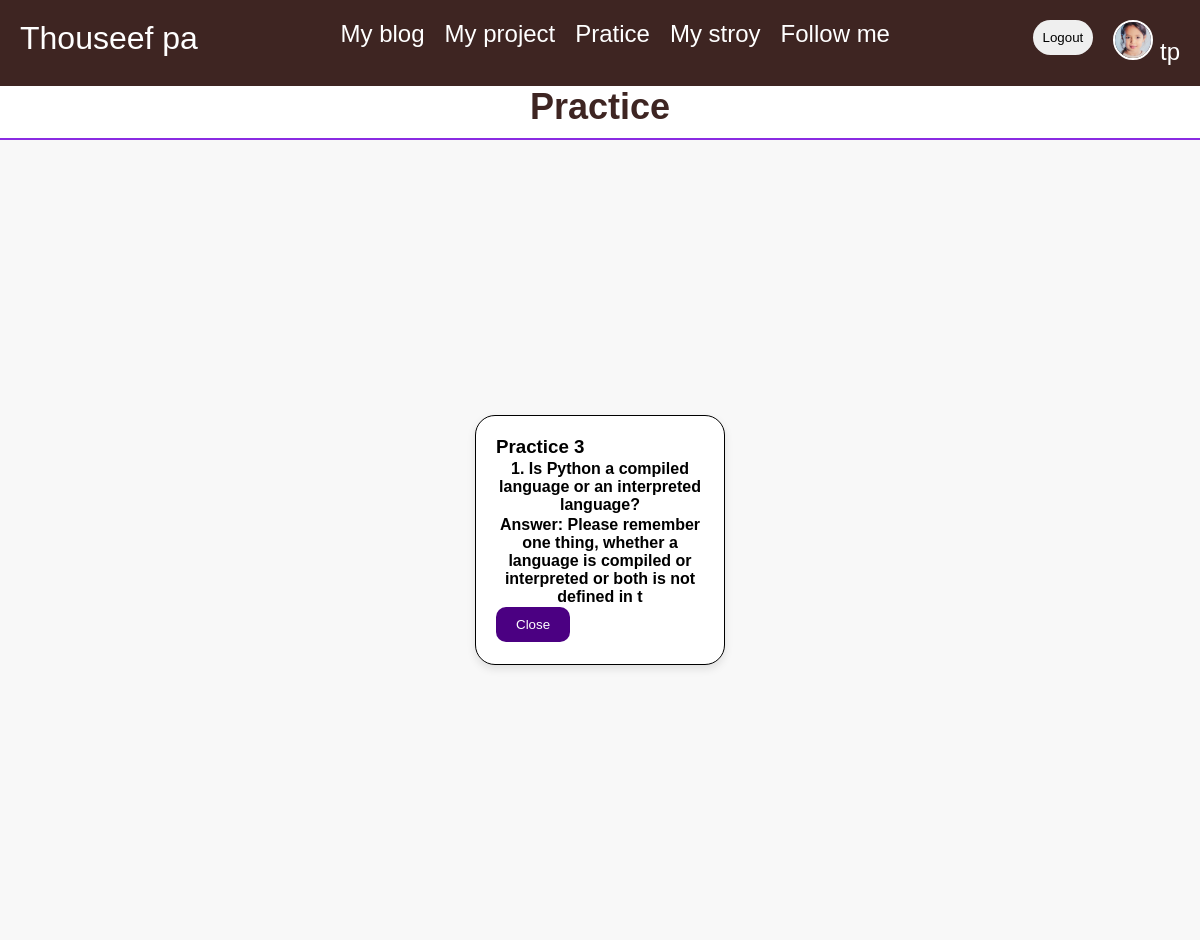
/answer/3/ (signed in), run on the app's committed database.
### app/models.py (models this page shows, shortened)
class praticeModel(models.Model):
    question=models.CharField(max_length=100)
    answer=models.CharField(max_length=100)

### app/views.py (the view)
# urls.py: path('answer',views.answer,name='answer'),
def answer(request, pk):
    ps = praticeModel.objects.get(pk=pk)
    return render(request, 'answer.html', {'ps': ps})

### app/templates/answer.html
{% extends 'base.html' %}
{% load static %}
{% block content %}
  <header class="heading">
      <h1>Practice</h1>
  </header>
  <div class="practice-card">
      <div class="box">
          <h3>Practice {{ ps.id }}</h3>
          <h4>{{ ps.question }}</h4>
          <p><strong>Answer: {{ ps.answer }}</strong></p>
          <div class="btn-practice">
              <a href="{% url 'pratice' %}">
                  <button type="button">Close</button>
              </a>
          </div>
      </div>
  </div>
{% endblock %}

### app/templates/nav.html (shortened to what this page needs)
{% load static %}
<header>
    <nav>
        <div class="logo">
            <a href="{% url 'index' %}">
            Thouseef pa
            </a>
        </div>
        <div class="menu">
            <ul>
                <li><a href="{% url 'myblog' %}">My blog</a></li>
                <li><a href="">My project</a></li>
                <li><a href="{% url 'pratice' %}">Pratice</a></li>
                <li><a href="">My stroy</a></li>
                <li><a href="socialmdeia.html">Follow me</a></li>
            </ul>
        </div>
        <div class="auth">
            <div class="btn">
                {% if user.is_authenticated %}
                <a href="{% url 'logout' %}">
                    <button type="submit">Logout</button>
                </a>
                {% endif %}
            </div>
            <div class="profile">
                <a href="{% url 'dashboard' %}">
                    {% if user.is_authenticated %}
                    <img src="{% static 'img/girl-1871104_1280 (1).jpg' %}"" alt="pro">
                    {{ user.username }}
                    {% endif %}
                </a>
            </div>
        </div>
    </nav>
</header>

### app/static/style.css (style rules this page uses)
* { margin:0; padding: 0; box-sizing: border-box; }
body { background: #fff; width: 100%; height: 100vh; text-decoration: none; }
header { font-size: 24px; }
nav { display: flex; justify-content: space-between; background: #3e2522; padding: 10px; cursor: pointer; }
.logo { font-size: 32px; padding: 10px; transition: 0.2s; color: #fff2df; }
nav ul { display: flex; justify-content: space-between; }
nav li { list-style: none; padding: 10px; }
nav a { text-decoration: none; color: #fff; transition: 0.2s; }
.auth { display: flex; }
.btn button { margin: 10px; max-width: 100px; padding: 10px; border-radius: 20px; outline: none; border: none; }
.profile { padding: 10px; }
.profile img { width: 40px; height: 40px; object-fit: cover; border-radius: 50%; border: 2px solid #fff; }
* { margin: 0; padding: 0; box-sizing: border-box; }
body { background: #fff; width: 100%; min-height: 100vh; font-family: sans-serif; }
.heading h1 { font-size: 36px; color: #3e2522; border-bottom: 2px solid blueviolet; padding-bottom: 10px; text-align: center; font-weight: 600; }
.practice-card { display: flex; justify-content: center; align-items: center; flex-wrap: wrap; width: 100%; min-height: 100vh; gap: 20px; padding: 20px; background-color: #f8f8f8; }
.box { width: 250px; height: 250px; border: 1px solid black; border-radius: 20px; text-align: center; padding: 20px; background-color: #fff; box-shadow: 0 4px 8px rgba(0, 0, 0, 0.1); display: flex; flex-wrap: wrap; justify-content: space-between; }
.btn-practice button { padding: 10px 20px; background: indigo; color: white; border: none; border-radius: 10px; cursor: pointer; transition: background 0.3s ease; }
.btn-practice a { text-decoration: none; color: #fff; }

### data on the page
praticeModel: id "3", question "1. Is Python a compiled language or an interpreted language?", answer "Please remember one thing, whether a language is compiled or interpreted or both is not defined in t"

### other printed values
{{ user.username }} "tp"
